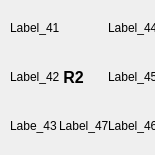
     <widget class="QFrame" name="gridFrame_5">
      <property name="minimumSize">
       <size>
        <width>155</width>
        <height>155</height>
       </size>
      </property>
      <property name="maximumSize">
       <size>
        <width>155</width>
        <height>155</height>
       </size>
      </property>
      <layout class="QGridLayout" name="gridLayout_5">
       <property name="sizeConstraint">
        <enum>QLayout::SetDefaultConstraint</enum>
       </property>
       <property name="leftMargin">
        <number>10</number>
       </property>
       <property name="topMargin">
        <number>3</number>
       </property>
       <property name="bottomMargin">
        <number>12</number>
       </property>
       <property name="horizontalSpacing">
        <number>12</number>
       </property>
       <property name="verticalSpacing">
        <number>8</number>
       </property>
       <item row="1" column="0">
        <widget class="QLabel" name="label_41">
         <property name="minimumSize">
          <size>
           <width>50</width>
           <height>50</height>
          </size>
         </property>
         <property name="maximumSize">
          <size>
           <width>50</width>
           <height>50</height>
          </size>
         </property>
         <property name="text">
          <string>Label_41</string>
         </property>
        </widget>
       </item>
       <item row="1" column="2">
        <widget class="QLabel" name="label_44">
         <property name="minimumSize">
          <size>
           <width>50</width>
           <height>50</height>
          </size>
         </property>
         <property name="maximumSize">
          <size>
           <width>50</width>
           <height>50</height>
          </size>
         </property>
         <property name="text">
          <string>Label_44</string>
         </property>
        </widget>
       </item>
       <item row="2" column="0">
        <widget class="QLabel" name="label_42">
         <property name="minimumSize">
          <size>
           <width>50</width>
           <height>50</height>
          </size>
         </property>
         <property name="maximumSize">
          <size>
           <width>50</width>
           <height>50</height>
          </size>
         </property>
         <property name="text">
          <string>Label_42</string>
         </property>
        </widget>
       </item>
       <item row="2" column="2">
        <widget class="QLabel" name="label_45">
         <property name="minimumSize">
          <size>
           <width>50</width>
           <height>50</height>
          </size>
         </property>
         <property name="maximumSize">
          <size>
           <width>50</width>
           <height>50</height>
          </size>
         </property>
         <property name="text">
          <string>Label_45</string>
         </property>
        </widget>
       </item>
       <item row="3" column="2">
        <widget class="QLabel" name="label_46">
         <property name="minimumSize">
          <size>
           <width>50</width>
           <height>50</height>
          </size>
         </property>
         <property name="maximumSize">
          <size>
           <width>50</width>
           <height>50</height>
          </size>
         </property>
         <property name="text">
          <string>Label_46</string>
         </property>
        </widget>
       </item>
       <item row="3" column="0">
        <widget class="QLabel" name="label_43">
         <property name="minimumSize">
          <size>
           <width>50</width>
           <height>50</height>
          </size>
         </property>
         <property name="maximumSize">
          <size>
           <width>50</width>
           <height>50</height>
          </size>
         </property>
         <property name="text">
          <string>Labe_43</string>
         </property>
        </widget>
       </item>
       <item row="3" column="1">
        <widget class="QLabel" name="label_47">
         <property name="minimumSize">
          <size>
           <width>50</width>
           <height>50</height>
          </size>
         </property>
         <property name="maximumSize">
          <size>
           <width>50</width>
           <height>50</height>
          </size>
         </property>
         <property name="text">
          <string>Label_47</string>
         </property>
        </widget>
       </item>
       <item row="2" column="1">
        <widget class="QLabel" name="Label_21">
         <property name="minimumSize">
          <size>
           <width>50</width>
           <height>50</height>
          </size>
         </property>
         <property name="maximumSize">
          <size>
           <width>50</width>
           <height>50</height>
          </size>
         </property>
         <property name="font">
          <font>
           <pointsize>12</pointsize>
           <weight>75</weight>
           <bold>true</bold>
          </font>
         </property>
         <property name="text">
          <string> R2</string>
         </property>
        </widget>
       </item>
      </layout>
     </widget>
